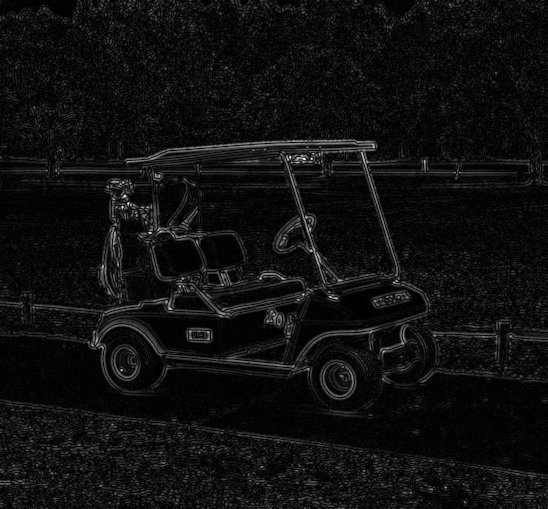
//> input picture PD4/140/img_laplacian.jpg, 548 x 509 px
$ ./GtCompare ../../../../140/img_laplacian.jpg ../../../../140/img_sobel.jpg ../../../../140/img_sobel.jpg ../../../../140/img_sobel.jpg   (built with g++ and OpenCV 4)
//> lines starting //> are read from the running program, lines starting //| are printed output that depends on the picture
#include "groudtruth.hpp"

int main(int argc, char const *argv[])
{
    cv::Mat gt_img;
    cv::Mat c_img, s_img, l_img;
    double canny_precision, sobel_precision, laplacian_precision;
    int img_number;

    std::cout<<"Number of image: ";
    std::cin>>img_number;
//> the answer given: 3

    gt_img = cv::imread(argv[1]);
//> gt_img is the input picture: 509 rows x 548 cols, CV_8UC3; min 0, max 255, mean 15.6
    c_img = cv::imread(argv[2]);
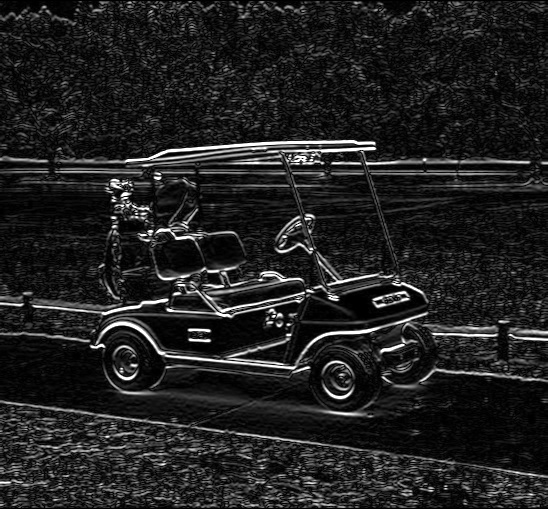
//> input picture PD4/140/img_sobel.jpg, 548 x 509 px
//> c_img is the input picture: 509 rows x 548 cols, CV_8UC3; min 0, max 255, mean 32.9
    s_img = cv::imread(argv[3]);
    l_img = cv::imread(argv[4]);

    for (int i = 0; i < gt_img.rows; ++i)
    {
        for (int j = 0; j < gt_img.cols; ++j)
        {
            gt_img.at<uchar>(i,j) = 255 - gt_img.at<uchar>(i,j);
        }
    }
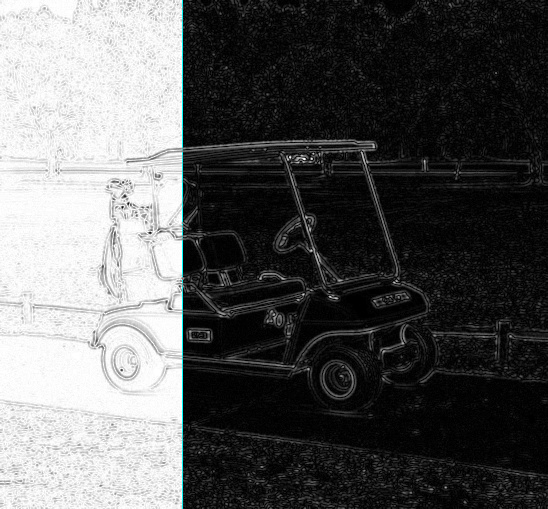
//> gt_img: 509 rows x 548 cols, CV_8UC3; mean B, G, R 90, 90, 89.6

//> (the run ends here: the program needs code that is not available in this run, at `canny_precision = gtcompare(gt_img, c_img);`)
